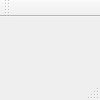
<?xml version="1.0" encoding="UTF-8"?>
<ui version="4.0">
 <class>S006D_2Class</class>
 <widget class="QMainWindow" name="S006D_2Class">
  <property name="geometry">
   <rect>
    <x>0</x>
    <y>0</y>
    <width>100</width>
    <height>100</height>
   </rect>
  </property>
  <property name="maximumSize">
   <size>
    <width>1000</width>
    <height>1000</height>
   </size>
  </property>
  <property name="windowTitle">
   <string>S006D_2</string>
  </property>
  <widget class="QWidget" name="centralWidget"/>
  <widget class="QMenuBar" name="menuBar">
   <property name="geometry">
    <rect>
     <x>0</x>
     <y>0</y>
     <width>100</width>
     <height>21</height>
    </rect>
   </property>
  </widget>
  <widget class="QToolBar" name="mainToolBar">
   <attribute name="toolBarArea">
    <enum>TopToolBarArea</enum>
   </attribute>
   <attribute name="toolBarBreak">
    <bool>false</bool>
   </attribute>
  </widget>
  <widget class="QStatusBar" name="statusBar"/>
 </widget>
 <layoutdefault spacing="6" margin="11"/>
 <resources>
  <include location="s006d_2.qrc"/>
 </resources>
 <connections/>
</ui>
